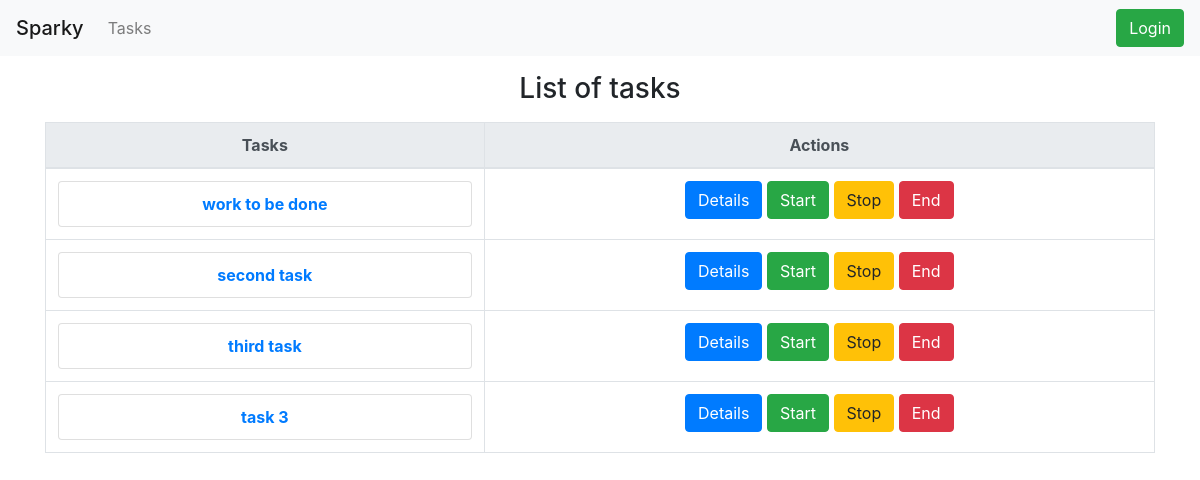
Page /task/ on the committed database.
### taskassign/models.py (models this page shows, shortened)
class tasks(models.Model):
    title = models.TextField(null=False, blank=False)
    description = models.TextField(null= True, blank = True)
    status = models.CharField(default='inactive', max_length=10)
    created_by = models.ForeignKey(User, null=True, blank=True, on_delete=models.CASCADE)
    start_date = models.DateTimeField(null=True, blank=True)
    end_date = models.DateTimeField(null=True, blank=True)
    created_at = models.DateTimeField(auto_now_add=True)

### taskassign/views.py (the view)
# urls.py: path('task/',task_page, name = "task_page"),
def task_page(request):
    context ={}
    task = tasks.objects.all()
    context['task'] = task
    context['title'] = 'tasks'
    return render(request, "task/tasks.html", context)

### templates/task/tasks.html (shortened to what this page needs)
{% extends 'base.html' %}
{% block content %}
    <p>
        <h3 align="center">List of {{title}}</h3>
    </p>
    <div class="table-responsive-lg">
        {% if task %}
            <table class="table table-bordered">
                <thead class="thead-light" align="center">
                    <tr>
                        <th>Tasks</th>
                        <th> Actions </th>
                    </tr>
                </thead>
                <tbody align="center">
                {% for tasks in task %}
                    <tr>
                        <th scope="row">
                            <a class="list-group-item" href="#" >{{tasks.title }} </a>
                        </th>
                        <td class="text-center">
                            <a class="btn btn-primary" href="{%url 'task_detail' tasks.id %}">Details</a>
                            {% if request.role == "Admin"%}
                            <a class="btn btn-success" href="{%url 'dept1' %}">Assign</a>
                            {% else %}
                            <a class="btn btn-success" href="#">Start</a>
                            <a class="btn btn-warning" href="#">Stop</a>
                            <a class="btn btn-danger" href="#">End</a>
                            {% endif %}
                        </td>
                    </tr>
                {% endfor %}
                </tbody>
                </table>
        {% else %}
            <p>There is no Tasks available.</p>
        {% endif %}
    </div>
{% endblock content %}

### rows in the picture
tasks: title "work to be done"
tasks: title "second task"
tasks: title "third task"
tasks: title "task 3"

### other values in the picture
{{ title }} "tasks"
